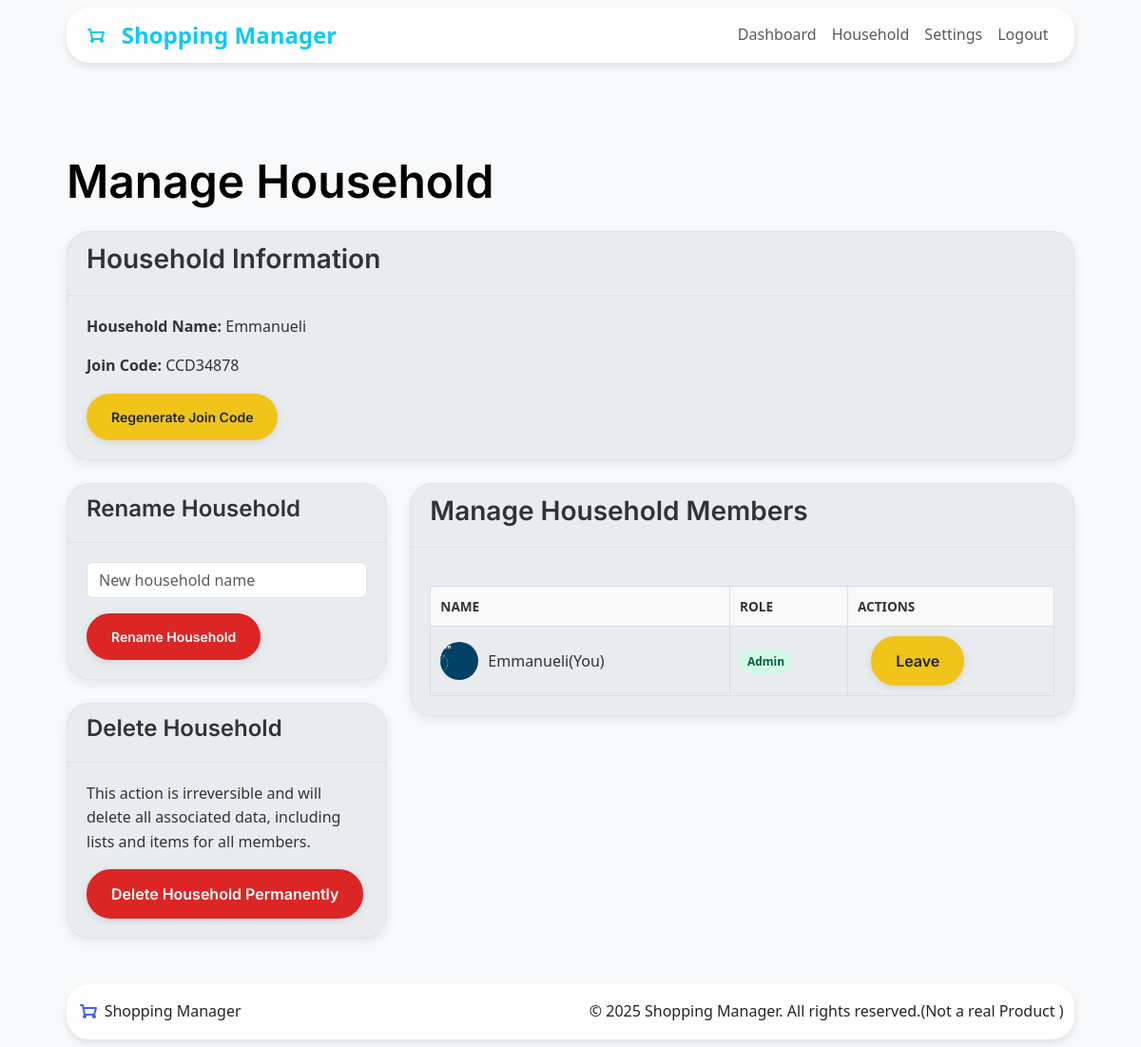
/household/manage (signed in), run on an earlier commit of the app's database.
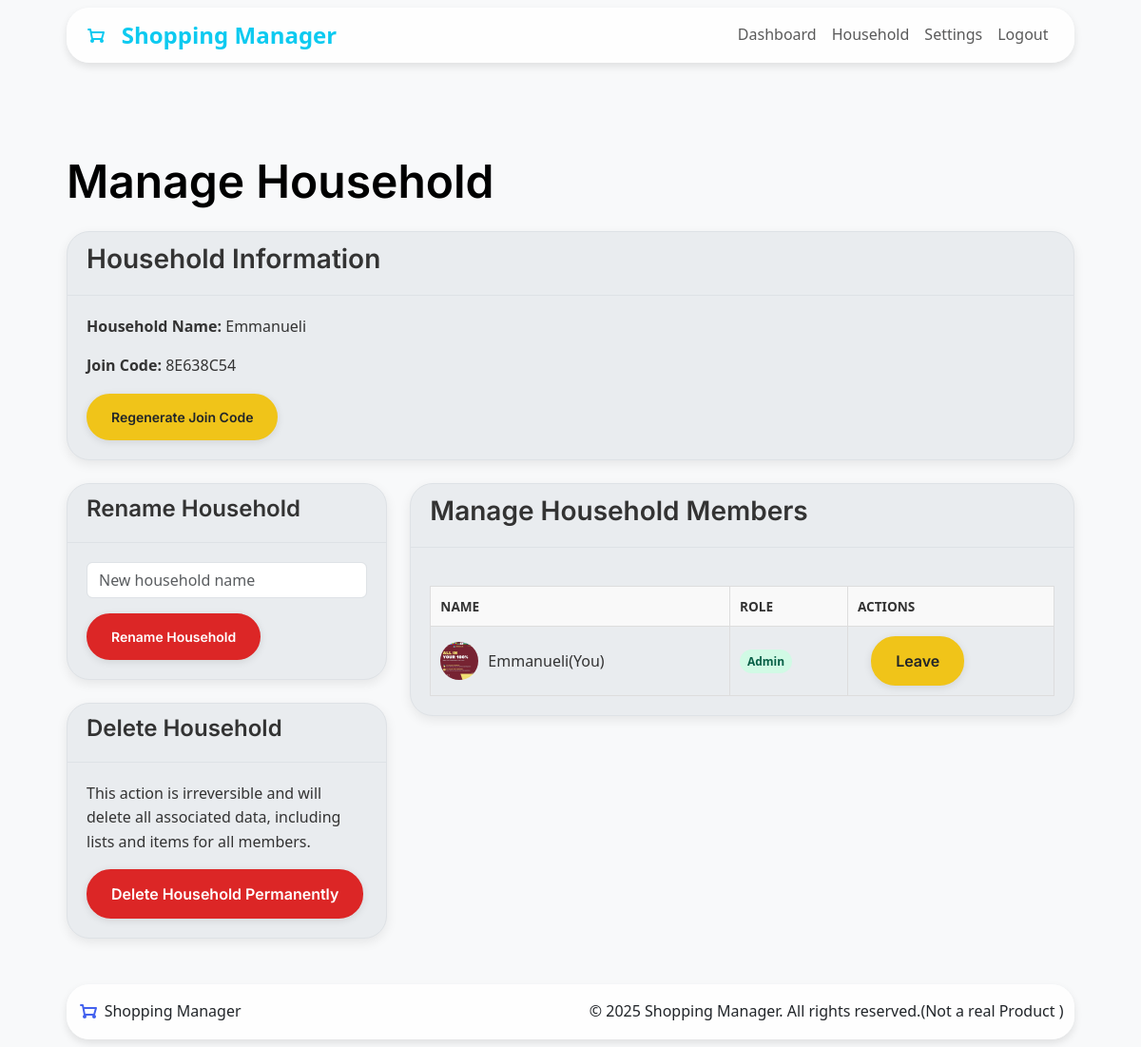
And on a later commit of the database.
### app/models.py (models this page shows, shortened)
class Household(db.Model):
    __tablename__ = 'households'
    id = db.Column(db.Integer, primary_key=True)
    join_code = db.Column(db.String(36), unique=True, nullable=False, default=lambda: secrets.token_hex(4).upper())
    name = db.Column(db.String(100), nullable=False)
    created_at = db.Column(db.DateTime, default=datetime.now(timezone.utc))
    admin_id = db.Column(db.Integer, db.ForeignKey('users.id'), nullable=False)
    admin = db.relationship('User', back_populates='administered_household', foreign_keys=[admin_id])
    members = db.relationship('User', back_populates='household', lazy=True, foreign_keys='User.household_id')
    shopping_lists = db.relationship('ShoppingList', backref='household', lazy=True, cascade="all, delete-orphan")

class User(db.Model, UserMixin):
    __tablename__ = 'users'
    id = db.Column(db.Integer, primary_key=True)
    username = db.Column(db.String(80), unique=True, nullable=False)
    name = db.Column(db.String(80), nullable=False)
    password = db.Column(db.String(128), nullable=False)
    role = db.Column(db.String(20), default='member')
    avatar_url = db.Column(db.String(256), nullable=True)  # Can be DiceBear URL or local path
    household_id = db.Column(db.Integer, db.ForeignKey('households.id'))
    household = db.relationship('Household', back_populates='members', foreign_keys=[household_id])
    administered_household = db.relationship('Household', back_populates='admin',
                                            foreign_keys='Household.admin_id', uselist=False)
    created_lists = db.relationship('ShoppingList', backref='creator', lazy=True)
    added_items = db.relationship('ListItem', backref='added_by', lazy=True)
    activities = db.relationship('ActivityLog', backref='user', lazy=True)

### app/household/routes.py (the view)
@household_bp.route('/manage')
@login_required
def manage_household():
    household = current_user.household
    if not household or not current_user.id == household.admin_id:
        flash("Access denied!", "danger")
        return redirect(url_for("main.index"))
    members =household.members
    return render_template('household/manage.html', household=household, members=members)

### templates/household/manage.html (shortened to what the changed rows need)
{% extends "base.html" %}
{% block content %}
<div class="container mt-2">
    <div class="row">
        <div class="col-md-12">
            <h1 class="mb-4">Manage Household</h1>
            <div class="card sm-card">
                <div class="card-body">
                    <p><strong>Household Name:</strong> <span class="household-name">{{ household.name }}</span></p>
                    <p><strong>Join Code:</strong> <span id="householdJoinCode">{{ household.join_code }}</span></p>
                </div>
            </div>
        </div>
    </div>
    <div class="row">
        <div class="col-md-8">
            <div class="card sm-card">
                <div class="card-body">
                    <div class="table-container">
                        <table>
                            <thead>
                                <tr>
                                    <th>Name</th>
                                    <th>Role</th>
                                    <th>Actions</th>
                                </tr>
                            </thead>
                            <tbody>
                                {% if members %}
                                {% for member in members %}
                                <tr>
                                    <td>
                                        <div class="user-details-in-table">
                                            {% if current_user.avatar_url %}
                                            {% if current_user.avatar_url.startswith('http') %}
                                                <img src="{{ current_user.avatar_url }}" alt="{{ current_user.name }}'s avatar" class="avatar-in-table">
                                            {% else %}
                                                <img src="{{ current_user.avatar_url }}" alt="{{ current_user.name }}'s avatar" class="avatar-in-table">
                                            {% endif %}
                                            {% else %}
                                            <img src="{{ url_for('static', filename='images/default_avatar.png') }}" alt="Default avatar" class="avatar-in-table">
                                            {% endif %}
                                            <span>{{ member.name or 'User Name' }}</span>
                                            {% if member.id == current_user.id%}
                                            <span class="text-xs text-gray-500">(You)</span>
                                            {% endif %}
                                        </div>
                                    </td>
                                    <td>
                                        <span class="role-badge {{ 'role-admin' if member.role == 'admin' else 'role-member' }}">
                                            {{ member.role | capitalize or 'Member' }}
                                        </span>
                                    </td>
                                    <td>
                                        {% if member.id == current_user.id%}
                                        <button type="button" class="btn btn-warning text-center"
                                            data-bs-toggle="modal"
                                            data-bs-target="#confirmModal"
                                            data-modal-title="Confirm Leave Household"
                                            data-modal-body="Are you sure you want to leave this household? If you are the admin and other members exist, admin rights will be transferred."
                                            data-modal-confirm-text="Yes, Leave"
                                            data-modal-confirm-class="btn-warning"
                                            data-action-url="{{ url_for('household_bp.leave') }}"
                                            data-redirect-url="{{ url_for('household_bp.setup') }}">
                                            Leave
                                        </button>
                                        {% endif %}
                                    </td>
                                </tr>
                                {% endfor %}
                                {% else %}
                                <tr>
                                    <td colspan="4" class="text-center text-sm text-gray-500">This household has no other members.</td>
                                </tr>
                                {% endif %}
                                </tbody>
                        </table>
                    </div>
                </div>
            </div>
        </div>
    </div>
</div>
{% endblock %}

What changed in the data, as far as the page shows it:
changed Household "Emmanueli": join_code "CCD34878" → "8E638C54"
changed User "Emmanueli": avatar_url: a different picture
